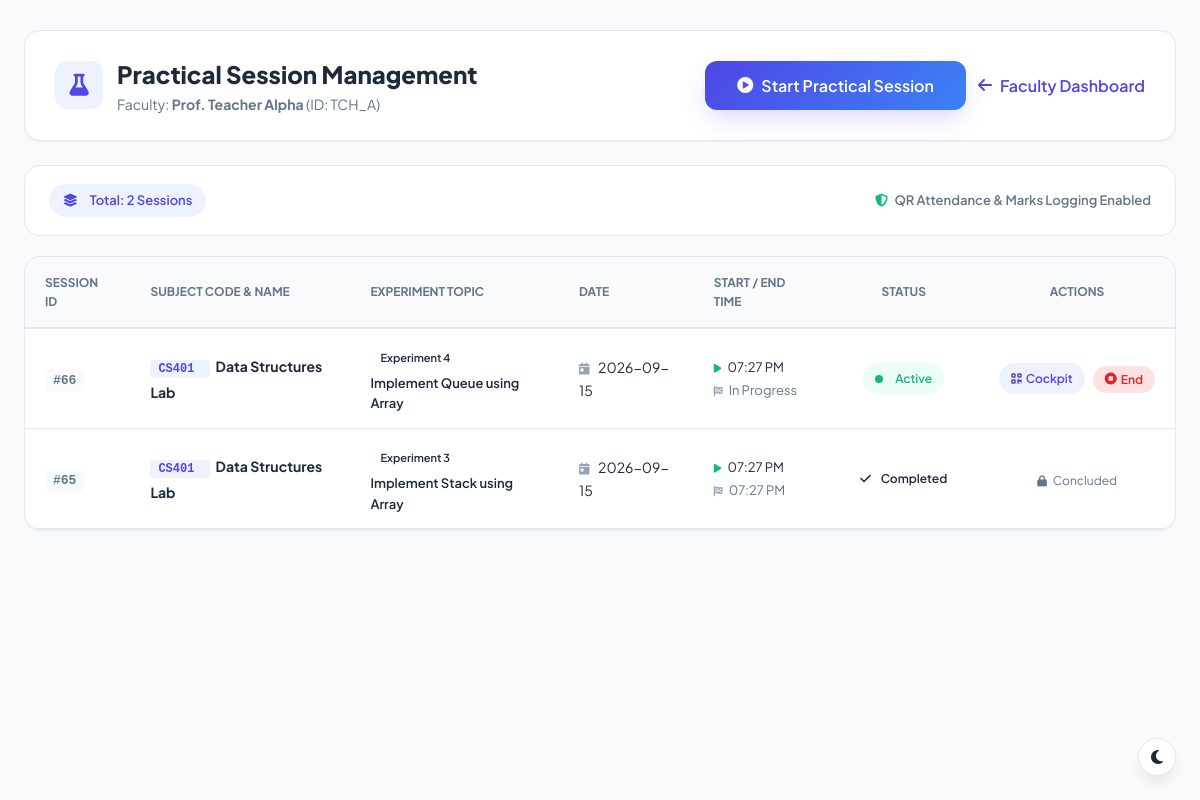
The app's page /session_history (signed in) with its own data.
### tables this page shows
CREATE TABLE teachers(
        id INTEGER PRIMARY KEY AUTOINCREMENT,
        teacher_id TEXT UNIQUE NOT NULL,
        fullname TEXT NOT NULL,
        email TEXT UNIQUE NOT NULL,
        department TEXT NOT NULL
    );

CREATE TABLE practical_sessions (
    id INTEGER PRIMARY KEY AUTOINCREMENT,
    teacher_id TEXT NOT NULL,
    subject_id TEXT NOT NULL,
    session_date TEXT NOT NULL,
    start_time TEXT,
    end_time TEXT,
    status TEXT DEFAULT 'active' CHECK(status IN ('active', 'completed')), experiment_no TEXT, experiment_name TEXT,
    FOREIGN KEY (teacher_id) REFERENCES teachers(teacher_id) ON DELETE CASCADE,
    FOREIGN KEY (subject_id) REFERENCES subjects(subject_code) ON DELETE CASCADE
);

CREATE TABLE "subjects" (id INTEGER PRIMARY KEY AUTOINCREMENT, subject_code TEXT UNIQUE NOT NULL, subject_name TEXT NOT NULL, department TEXT NOT NULL, semester INTEGER NOT NULL);

### app.py (the view, shortened to what this page needs)
@app.route("/practical_sessions")
@app.route("/session_history")
@role_required("teacher", "admin")
def practical_sessions_history():
    email = session.get("email")
    role = session.get("role")
    conn = get_db_connection()
    cursor = conn.cursor()
    teacher_id = None
    teacher_name = session.get("fullname", "Faculty Member")
    assigned_subjects = []
    if role == "teacher":
        cursor.execute("SELECT teacher_id, fullname, department FROM teachers WHERE email = ?", (email,))
        tch = cursor.fetchone()
        if tch:
            teacher_id = tch["teacher_id"]
            teacher_name = tch["fullname"]
            cursor.execute("""
                SELECT subjects.subject_code, subjects.subject_name
                FROM teacher_subjects
                JOIN subjects ON teacher_subjects.subject_id = subjects.subject_code
                WHERE teacher_subjects.teacher_id = ?
                ORDER BY subjects.subject_code ASC
            """, (teacher_id,))
            assigned_subjects = cursor.fetchall()
            cursor.execute("""
                SELECT ps.id, ps.teacher_id, ps.subject_id, ps.session_date, ps.start_time, ps.end_time, ps.status,
                       ps.experiment_no, ps.experiment_name,
                       s.subject_name, s.department, s.semester
                FROM practical_sessions ps
                JOIN subjects s ON ps.subject_id = s.subject_code
                WHERE ps.teacher_id = ?
                ORDER BY ps.id DESC
            """, (teacher_id,))
            sessions_list = cursor.fetchall()
        else:
            sessions_list = []
    conn.close()
    return render_template(
        "practical_sessions.html",
        sessions=sessions_list,
        teacher_id=teacher_id,
        teacher_name=teacher_name,
        assigned_subjects=assigned_subjects
    )

### templates/practical_sessions.html (shortened to what this page needs)
<!DOCTYPE html>
<html lang="en">
<head>
    <link rel="stylesheet" href="{{ url_for('static', filename='css/dashboard.css') }}">
    <link rel="stylesheet" href="{{ url_for('static', filename='css/style.css') }}">
    <link rel="stylesheet" href="https://cdnjs.cloudflare.com/ajax/libs/font-awesome/6.5.2/css/all.min.css">
</head>
<body style="background: var(--bg-main);">
    <div style="max-width: 1280px; margin: 30px auto; padding: 0 24px;">
        <div style="display: flex; justify-content: space-between; align-items: center; flex-wrap: wrap; gap: 20px; background: var(--card-bg); padding: 24px 30px; border-radius: var(--radius-lg); box-shadow: var(--shadow-sm); border: 1px solid var(--border); margin-bottom: 24px;">
            <div style="display: flex; align-items: center; gap: 14px;">
                <div style="width: 48px; height: 48px; border-radius: var(--radius-md); background: #eef2ff; color: #4f46e5; display: flex; align-items: center; justify-content: center; font-size: 22px;">
                    <i class="fas fa-flask"></i>
                </div>
                <div>
                    <h1 style="font-size: 24px; font-weight: 800; color: var(--text-main); margin: 0;">Practical Session Management</h1>
                    <p style="color: var(--text-muted); font-size: 14px; margin: 0;">Faculty: <strong>{{ teacher_name }}</strong> (ID: {{ teacher_id or 'Faculty' }})</p>
                </div>
            </div>
            <div style="display: flex; align-items: center; gap: 12px; flex-wrap: wrap;">
                {% if session.get('role') == 'teacher' %}
                <button type="button" class="btn btn-primary" onclick="openStartSessionModal()" style="display: inline-flex; align-items: center; gap: 8px; font-weight: 600;">
                    <i class="fas fa-play-circle"></i> Start Practical Session
                </button>
                <a href="{{ url_for('teacher') }}" class="btn btn-outline" style="display: inline-flex; align-items: center; gap: 8px; font-weight: 600;">
                    <i class="fas fa-arrow-left"></i> Faculty Dashboard
                </a>
                {% else %}
                <a href="{{ url_for('admin') }}" class="btn btn-outline" style="display: inline-flex; align-items: center; gap: 8px; font-weight: 600;">
                    <i class="fas fa-arrow-left"></i> Admin Hub
                </a>
                {% endif %}
            </div>
        </div>
        <div style="background: var(--card-bg); padding: 18px 24px; border-radius: var(--radius-lg); border: 1px solid var(--border); margin-bottom: 20px; display: flex; justify-content: space-between; align-items: center; flex-wrap: wrap; gap: 16px;">
            <div style="display: flex; align-items: center; gap: 10px;">
                <span class="badge badge-primary" style="font-size: 13px; padding: 6px 14px;">
                    <i class="fas fa-layer-group" style="margin-right: 6px;"></i> Total: {{ sessions|length }} Sessions
                </span>
            </div>
            <div style="font-size: 13px; color: var(--text-muted); font-weight: 600;">
                <i class="fas fa-shield-alt" style="color: #10b981; margin-right: 4px;"></i> QR Attendance & Marks Logging Enabled
            </div>
        </div>
        <div class="table-card" style="background: var(--card-bg); border-radius: var(--radius-lg); border: 1px solid var(--border); overflow: hidden; box-shadow: var(--shadow-sm);">
            {% if sessions %}
            <div style="overflow-x: auto;">
                <table class="data-table" style="width: 100%; border-collapse: collapse;">
                    <thead>
                        <tr style="background: var(--bg-main); border-bottom: 2px solid var(--border);">
                            <th style="padding: 16px 20px; text-align: left; font-size: 12px; font-weight: 700; color: var(--text-muted); text-transform: uppercase;">Session ID</th>
                            <th style="padding: 16px 20px; text-align: left; font-size: 12px; font-weight: 700; color: var(--text-muted); text-transform: uppercase;">Subject Code & Name</th>
                            <th style="padding: 16px 20px; text-align: left; font-size: 12px; font-weight: 700; color: var(--text-muted); text-transform: uppercase;">Experiment Topic</th>
                            <th style="padding: 16px 20px; text-align: left; font-size: 12px; font-weight: 700; color: var(--text-muted); text-transform: uppercase;">Date</th>
                            <th style="padding: 16px 20px; text-align: left; font-size: 12px; font-weight: 700; color: var(--text-muted); text-transform: uppercase;">Start / End Time</th>
                            <th style="padding: 16px 20px; text-align: center; font-size: 12px; font-weight: 700; color: var(--text-muted); text-transform: uppercase;">Status</th>
                            <th style="padding: 16px 20px; text-align: center; font-size: 12px; font-weight: 700; color: var(--text-muted); text-transform: uppercase;">Actions</th>
                        </tr>
                    </thead>
                    <tbody>
                        {% for s in sessions %}
                        <tr style="border-bottom: 1px solid var(--border); transition: var(--transition);">
                            <td style="padding: 14px 20px;">
                                <span style="font-weight: 700; font-family: monospace; color: var(--text-muted); background: var(--bg-main); padding: 4px 8px; border-radius: 6px; font-size: 13px;">
                                    #{{ s['id'] }}
                                </span>
                            </td>
                            <td style="padding: 14px 20px;">
                                <div>
                                    <span style="font-family: monospace; font-weight: 700; color: var(--primary); background: #eef2ff; padding: 2px 8px; border-radius: 4px; font-size: 12px; margin-right: 6px;">
                                        {{ s['subject_id'] }}
                                    </span>
                                    <strong style="color: var(--text-main); font-size: 14px;">{{ s['subject_name'] }}</strong>
                                </div>
                            </td>
                            <td style="padding: 14px 20px;">
                                {% if s['experiment_no'] or s['experiment_name'] %}
                                <div>
                                    <span class="badge badge-info" style="font-size: 11px; margin-bottom: 2px; display: inline-block;">{{ s['experiment_no'] or 'Lab Exp' }}</span>
                                    <div style="font-size: 13px; font-weight: 600; color: var(--text-main);">{{ s['experiment_name'] or 'Practical Session' }}</div>
                                </div>
                                {% else %}
                                <span style="color: var(--text-muted); font-size: 13px;">General Evaluation</span>
                                {% endif %}
                            </td>
                            <td style="padding: 14px 20px; color: var(--text-main); font-size: 14px;">
                                <i class="fas fa-calendar-day" style="color: var(--text-light); margin-right: 6px; font-size: 12px;"></i>
                                {{ s['session_date'] }}
                            </td>
                            <td style="padding: 14px 20px; color: var(--text-main); font-size: 13px;">
                                <div><i class="fas fa-play" style="color: #10b981; font-size: 10px; margin-right: 4px;"></i> {{ s['start_time'] or 'N/A' }}</div>
                                <div style="color: var(--text-muted); margin-top: 2px;">
                                    <i class="fas fa-flag-checkered" style="color: var(--text-light); font-size: 10px; margin-right: 4px;"></i>
                                    {{ s['end_time'] if s['end_time'] else 'In Progress' }}
                                </div>
                            </td>
                            <td style="padding: 14px 20px; text-align: center;">
                                {% if s['status'] == 'active' %}
                                <span class="badge badge-success" style="padding: 6px 12px; font-size: 12px; display: inline-flex; align-items: center;">
                                    <span class="pulse-indicator"></span> Active
                                </span>
                                {% else %}
                                <span class="badge badge-info" style="padding: 6px 12px; font-size: 12px;">
                                    <i class="fas fa-check" style="margin-right: 4px;"></i> Completed
                                </span>
                                {% endif %}
                            </td>
                            <td style="padding: 14px 20px; text-align: center;">
                                {% if s['status'] == 'active' %}
                                <div style="display: inline-flex; align-items: center; gap: 8px;">
                                    <a href="{{ url_for('practical_session', subject_code=s['subject_id']) }}" class="badge badge-primary" style="text-decoration: none; padding: 6px 12px; font-size: 12px; display: inline-flex; align-items: center; gap: 4px;">
                                        <i class="fas fa-qrcode"></i> Cockpit
                                    </a>
                                    <form action="{{ url_for('end_session', session_id=s['id']) }}" method="POST" style="display: inline;">
                                        <button type="submit" class="badge badge-danger" style="border: none; cursor: pointer; padding: 6px 12px; font-size: 12px; display: inline-flex; align-items: center; gap: 4px; background: #fee2e2; color: #dc2626;" title="End session">
                                            <i class="fas fa-stop-circle"></i> End
                                        </button>
                                    </form>
                                </div>
                                {% else %}
                                <span style="font-size: 12px; color: var(--text-muted);">
                                    <i class="fas fa-lock" style="font-size: 11px; margin-right: 4px;"></i> Concluded
                                </span>
                                {% endif %}
                            </td>
                        </tr>
                        {% endfor %}
                    </tbody>
                </table>
            </div>
            {% endif %}
        </div>
    </div>
</body>
</html>

### records on screen
teachers: fullname "Prof. Teacher Alpha", teacher "TCH_A"
practical_sessions: id "66", subject_id "CS401", subject_name "Data Structures Lab", experiment_no "Experiment 4", experiment_name "Implement Queue using Array", session_date "2026-09-15", start_time "07:27 PM", s "In Progress", status "active" (drawn)
practical_sessions: id "65", subject_id "CS401", subject_name "Data Structures Lab", experiment_no "Experiment 3", experiment_name "Implement Stack using Array", session_date "2026-09-15", start_time "07:27 PM", end_time "07:27 PM", status "completed" (drawn)

### other values on screen
{{ sessions|length }} "2"
